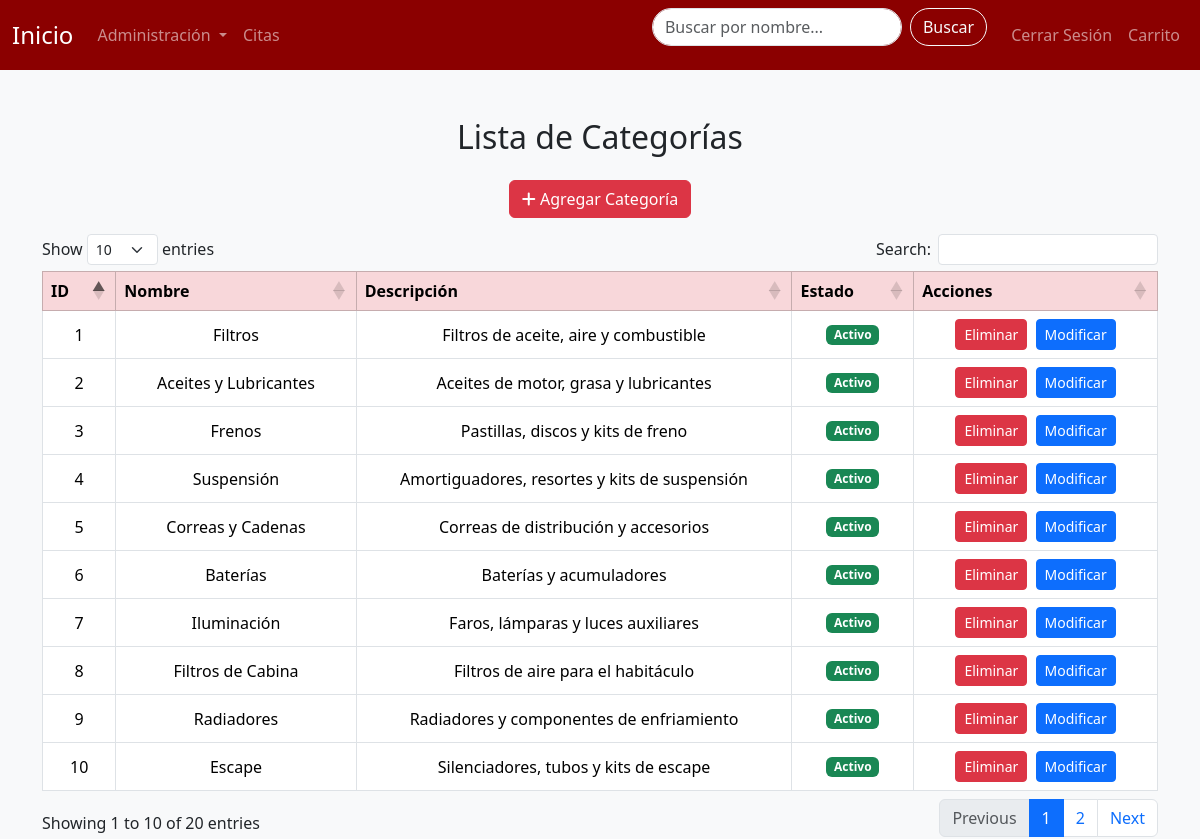
Page /view/Administracion/Categorias/categorias.php (signed in) on the committed database.
### tables this page shows
CREATE TABLE CATEGORIAS (
    id_categoria INT AUTO_INCREMENT PRIMARY KEY,
    nombre VARCHAR(100),
    descripcion VARCHAR(500),
    estado BIT DEFAULT 1
);

### view/Administracion/Categorias/categorias.php (the view, shortened to what this page needs)
<?php
$mysqli = abrirConexion();
$categorias = $mysqli->query("SELECT * FROM categorias");
?>
<!DOCTYPE html>
<html lang="es">
<head>
<link href="https://cdn.jsdelivr.net/npm/bootstrap@5.3.7/dist/css/bootstrap.min.css" rel="stylesheet">
<link rel="stylesheet" href="https://cdnjs.cloudflare.com/ajax/libs/font-awesome/6.0.0-beta3/css/all.min.css">
<link rel="stylesheet" href="https://cdn.datatables.net/1.13.6/css/dataTables.bootstrap5.min.css">
</head>
<body class="bg-light">
<?php include '../../componentes/navbar.php'; ?>
<div class="container mt-5">
    <h2 class="mb-4 text-center">Lista de Categorías</h2>
    <div class="text-center mb-3">
        <button class="btn btn-danger" data-bs-toggle="modal" data-bs-target="#modalAgregarCategoria">
            <i class="fas fa-plus"></i> Agregar Categoría
        </button>
    </div>
    <div class="table-responsive">
        <table id="tablaCategorias" class="table table-bordered table-hover align-middle text-center">
            <thead class="table-danger text-center">
                <tr>
                    <th>ID</th>
                    <th>Nombre</th>
                    <th>Descripción</th>
                    <th>Estado</th>
                    <th>Acciones</th>
                </tr>
            </thead>
            <tbody>
                <?php while($fila = $categorias->fetch_assoc()): ?>
                    <tr>
                        <td><?= $fila['id_categoria'] ?></td>
                        <td><?= $fila['nombre'] ?></td>
                        <td style="word-wrap: break-word; word-break: break-word; max-width: 300px;"><?= $fila['descripcion'] ?></td>
                        <td>
                            <span class="badge <?= ($fila['estado']==1)?'bg-success':'bg-danger' ?>">
                                <?= ($fila['estado']==1)?'Activo':'Inactivo' ?>
                            </span>
                        </td>
                        <td>
                            <button class="btn btn-sm btn-danger me-1 btn-eliminar" data-id="<?= $fila['id_categoria'] ?>">Eliminar</button>
                            <a href="modificarCategoria.php?id=<?= $fila['id_categoria'] ?>" class="btn btn-sm btn-primary">Modificar</a>
                        </td>
                    </tr>
                <?php endwhile; ?>
            </tbody>
        </table>
    </div>
</div>
</body>
</html>

### rows in the picture
categorias: id_categoria "1", nombre "Filtros", descripcion "Filtros de aceite, aire y combustible", estado "Activo"
categorias: id_categoria "2", nombre "Aceites y Lubricantes", descripcion "Aceites de motor, grasa y lubricantes", estado "Activo"
categorias: id_categoria "3", nombre "Frenos", descripcion "Pastillas, discos y kits de freno", estado "Activo"
categorias: id_categoria "4", nombre "Suspensión", descripcion "Amortiguadores, resortes y kits de suspensión", estado "Activo"
categorias: id_categoria "5", nombre "Correas y Cadenas", descripcion "Correas de distribución y accesorios", estado "Activo"
categorias: id_categoria "6", nombre "Baterías", descripcion "Baterías y acumuladores", estado "Activo"
categorias: id_categoria "7", nombre "Iluminación", descripcion "Faros, lámparas y luces auxiliares", estado "Activo"
categorias: id_categoria "8", nombre "Filtros de Cabina", descripcion "Filtros de aire para el habitáculo", estado "Activo"
categorias: id_categoria "9", nombre "Radiadores", descripcion "Radiadores y componentes de enfriamiento", estado "Activo"
categorias: id_categoria "10", nombre "Escape", descripcion "Silenciadores, tubos y kits de escape", estado "Activo"
